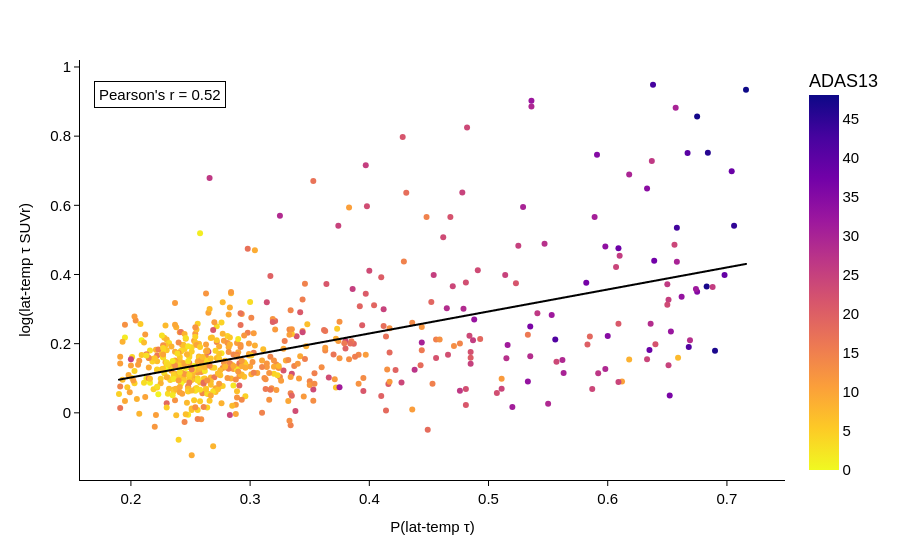

Notebook cell for this chart:
### Code cell
bubble_plot_tau(adas_data_tau, 'tau_lattemp_label_prob', 'tau_LATERAL_TEMPORAL_SUVR', 'P(lat-temp τ)', 'lat-temp τ SUVr', 'EF4b')

### Figure 1 — Plotly figure (JSON) as saved in the notebook; plotly's stock layout.template omitted (floating-point values rounded to 4 significant figures; data arrays with more than 128 entries replaced by an {"elided": "..."} marker saying what was removed)
{"data": [{"hovertemplate": "P(lat-temp τ)=%{x}<br>lat-temp τ SUVr=%{y}<br>ADAS13=%{marker.color}<extra></extra>", "legendgroup": "", "marker": {"color": {"elided": "619 float values"}, "coloraxis": "coloraxis", "symbol": "circle"}, "mode": "markers", "name": "", "orientation": "v", "showlegend": false, "type": "scatter", "x": {"elided": "619 float values"}, "xaxis": "x", "y": {"elided": "619 float values"}, "yaxis": "y"}, {"line": {"color": "black", "width": 2}, "mode": "lines", "name": "Regression Line", "showlegend": false, "type": "scattergl", "x": {"elided": "619 float values"}, "y": {"elided": "619 float values"}}], "layout": {"annotations": [{"align": "left", "bgcolor": "white", "bordercolor": "black", "borderpad": 4, "borderwidth": 1, "font": {"color": "black", "family": "Arial, sans-serif", "size": 15}, "showarrow": false, "text": "Pearson's r = 0.52", "x": 0.02, "xref": "paper", "y": 0.95, "yref": "paper"}], "coloraxis": {"colorbar": {"title": {"text": "ADAS13"}}, "colorscale": [[0, "#f0f921"], [0.1111, "#fdca26"], [0.2222, "#fb9f3a"], [0.3333, "#ed7953"], [0.4444, "#d8576b"], [0.5556, "#bd3786"], [0.6667, "#9c179e"], [0.7778, "#7201a8"], [0.8889, "#46039f"], [1, "#0d0887"]]}, "font": {"color": "black", "family": "Arial, sans-serif", "size": 15}, "legend": {"font": {"color": "black", "family": "Arial, sans-serif", "size": 15}, "title": {"font": {"color": "black", "family": "Arial, sans-serif", "size": 15}, "text": "ADAS-13"}, "tracegroupgap": 0}, "margin": {"t": 60}, "paper_bgcolor": "white", "plot_bgcolor": "white", "xaxis": {"anchor": "y", "domain": [0, 1], "linecolor": "black", "showgrid": false, "tickcolor": "black", "ticks": "outside", "title": {"font": {"color": "black", "family": "Arial, sans-serif", "size": 15}, "text": "P(lat-temp τ)"}}, "yaxis": {"anchor": "x", "domain": [0, 1], "gridcolor": "lightgrey", "gridwidth": 0.5, "linecolor": "black", "showgrid": false, "tickcolor": "black", "ticks": "outside", "title": {"font": {"color": "black", "family": "Arial, sans-serif", "size": 15}, "text": "log(lat-temp τ SUVr)"}}}}
